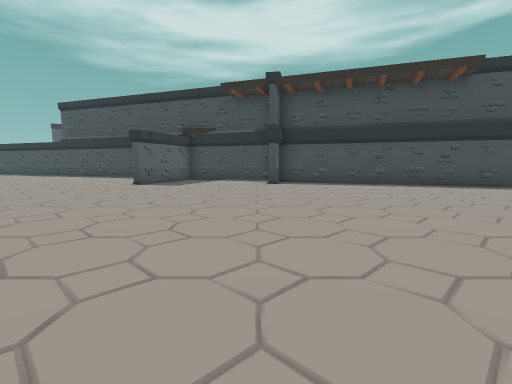
view 1 (above)

21 first-person views from a walk through a Godot game level. The camera is 1.5 m above the floor, tilts 6° down and sees 85° across. The floor is counted in squares, 2 m on a side. Each view is taken from the middle of a square. On the plan, view 1 faces up. The plan holds only what a view shows up to about 10 squares ahead; the rest is blank. The place goes on beyond the plan.

view 2
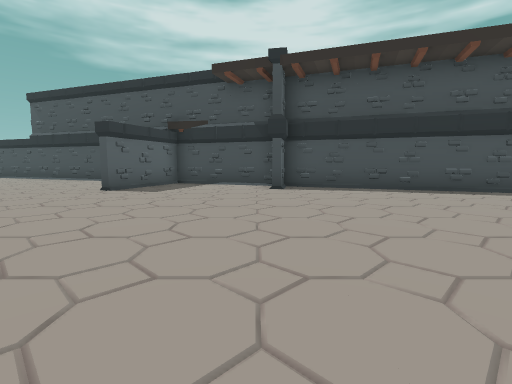

view 3
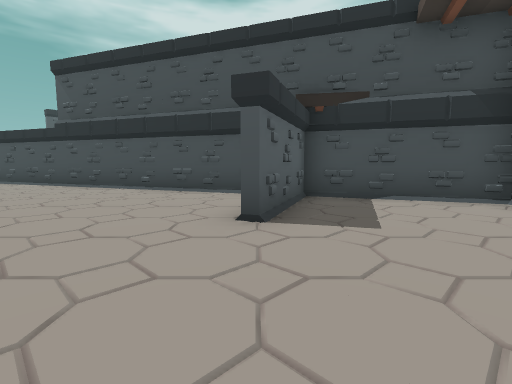

view 4
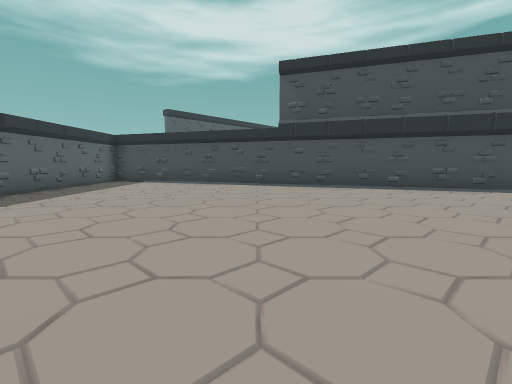

view 5
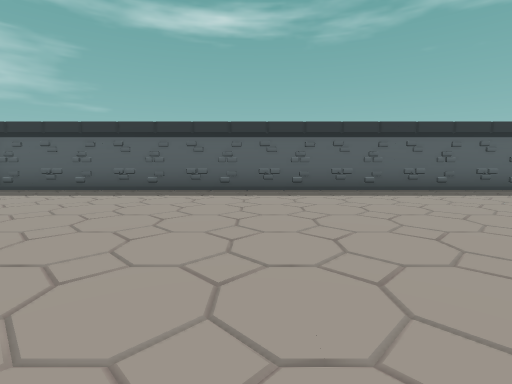

view 6
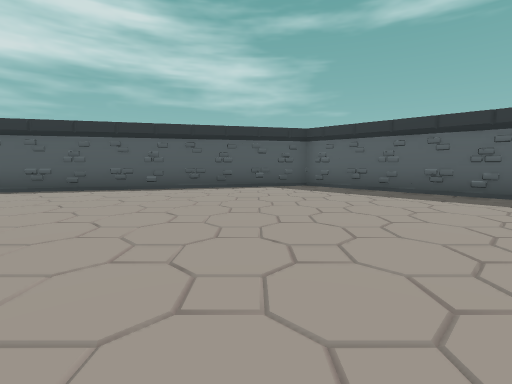

view 7
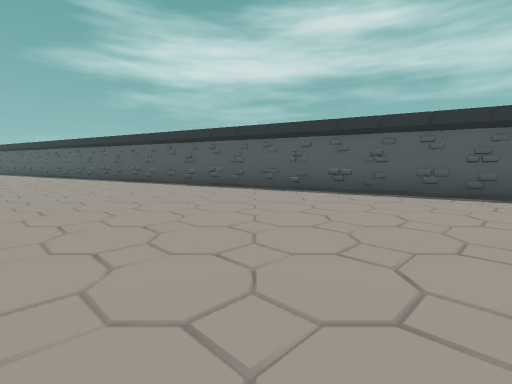

view 8
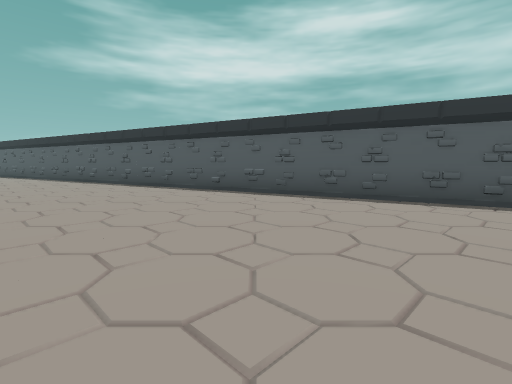

view 9
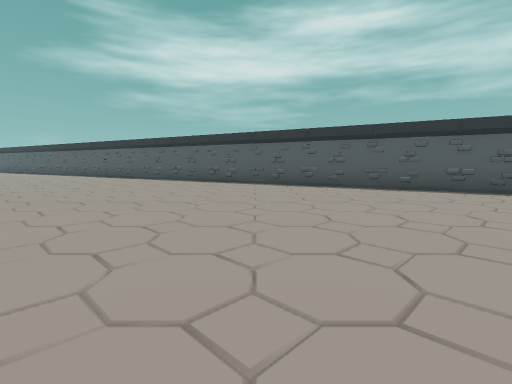

view 10
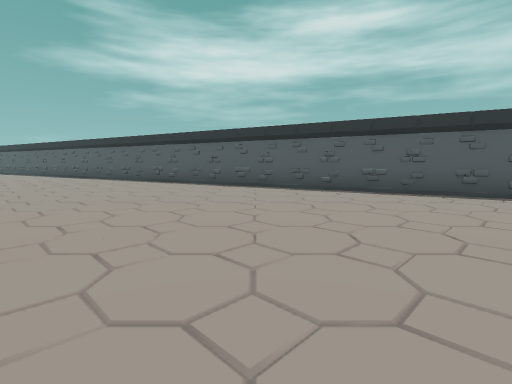

view 11
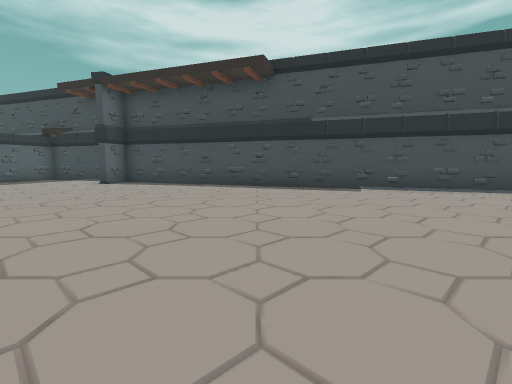

view 12
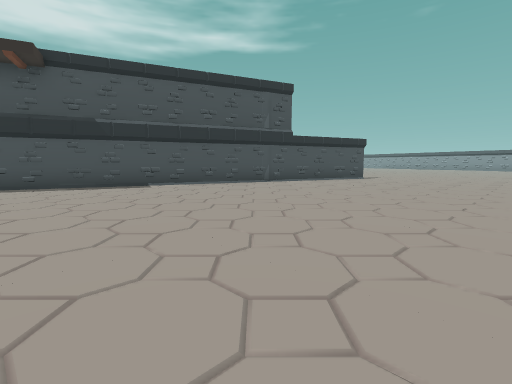

view 13
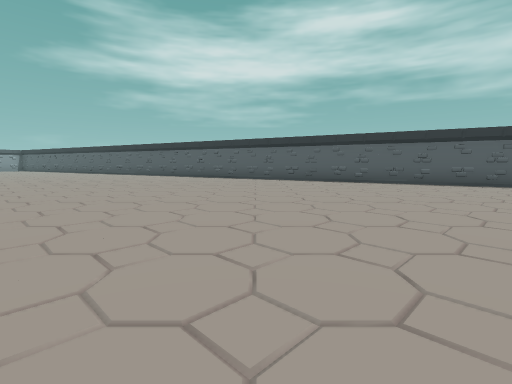

view 14
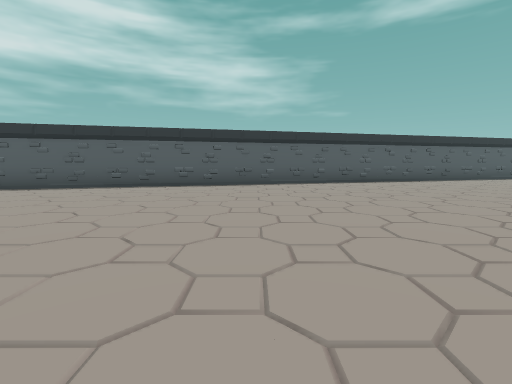

view 15
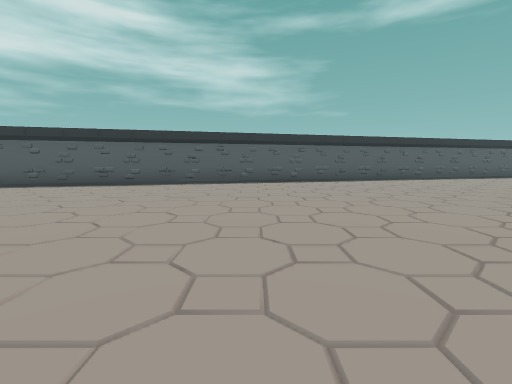

view 16
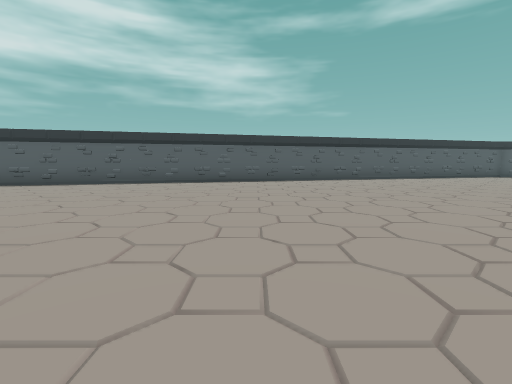

view 17
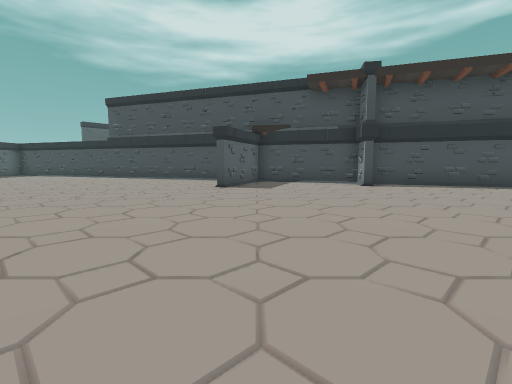

view 18
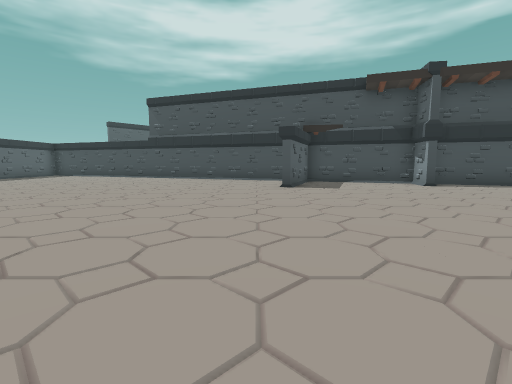

view 19
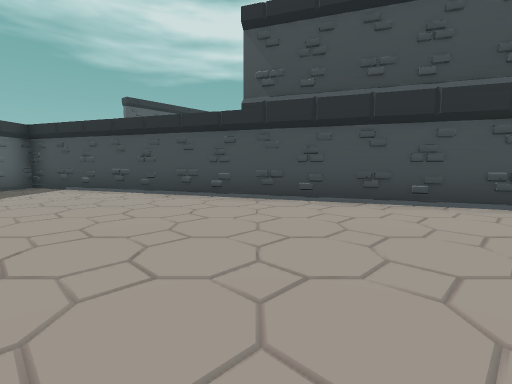

view 20
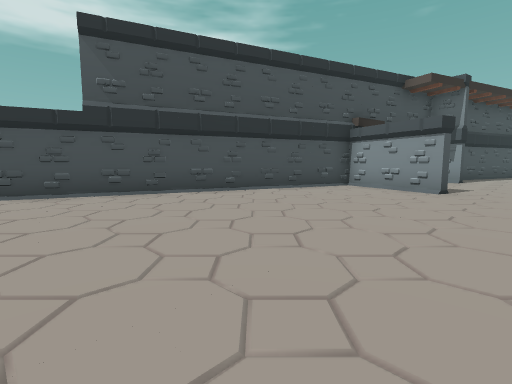

view 21
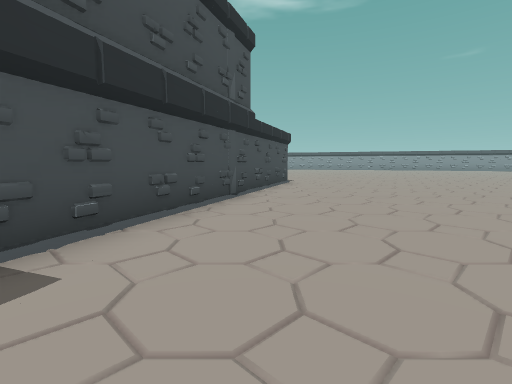

### Floor plan
Points are (right, up) in squares from view 1. A wall is a line through its corners. A room is listed if a view was taken in it or the views show most of it. See-through windows are left out.
Room 1 (views 1, 2, 3, 4, 5, 6, 7, 8, 9, 10, 11, 12, 13, 14, 15, 16, 17, 18, 19, 20, 21)
walls: (0.5, 9.9) (0.7, 11) (-2.9, 12.3) (-4, 9.4); (-4.2, 9.5) (-3.1, 12.4) (-16.7, 17.4) (-16.7, -0.4) (9.5, -15.5); (12.5, 6.7) (0.9, 11) (0.7, 9.8)

Positions as (right, up) in squares from view 1, and headings:
1: (0, 0), facing up
2: (0, 2), facing up
3: (-4, 6), facing up
4: (-11, 6), facing up
5: (-9, 7), facing left
6: (-9, 5), facing down-left
7: (-8, 3), facing down
8: (-5, 0), facing down
9: (2, -1), facing down
10: (5, -4), facing down
11: (6, 0), facing up
12: (5, -1), facing up-right
13: (7, -1), facing down
14: (12, -6), facing down-left
15: (5, -1), facing down-left
16: (3, 1), facing down-left
17: (-3, 1), facing up
18: (-5, 1), facing up
19: (-10, 9), facing up
20: (-12, 8), facing up-right
21: (7, 6), facing right
